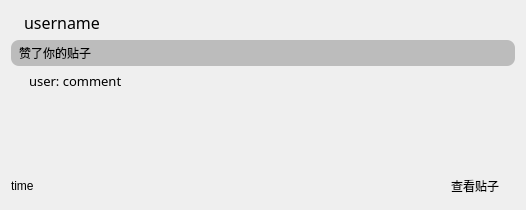
<?xml version="1.0" encoding="UTF-8"?>
<ui version="4.0">
 <class>Form</class>
 <widget class="QWidget" name="Form">
  <property name="geometry">
   <rect>
    <x>0</x>
    <y>0</y>
    <width>526</width>
    <height>210</height>
   </rect>
  </property>
  <property name="windowTitle">
   <string>点赞信息</string>
  </property>
  <property name="styleSheet">
   <string notr="true">QWidget{font-family: &quot;微软雅黑&quot;;}
</string>
  </property>
  <layout class="QGridLayout" name="gridLayout_2" rowstretch="0,1,0">
   <item row="0" column="0">
    <layout class="QHBoxLayout" name="horizontalLayout_3">
     <item>
      <widget class="QLabel" name="label_4">
       <property name="cursor">
        <cursorShape>PointingHandCursor</cursorShape>
       </property>
       <property name="text">
        <string/>
       </property>
       <property name="alignment">
        <set>Qt::AlignCenter</set>
       </property>
      </widget>
     </item>
     <item>
      <widget class="QLabel" name="label_3">
       <property name="font">
        <font>
         <family>微软雅黑</family>
         <pointsize>12</pointsize>
        </font>
       </property>
       <property name="cursor">
        <cursorShape>PointingHandCursor</cursorShape>
       </property>
       <property name="text">
        <string>username</string>
       </property>
      </widget>
     </item>
     <item>
      <spacer name="horizontalSpacer">
       <property name="orientation">
        <enum>Qt::Horizontal</enum>
       </property>
       <property name="sizeHint" stdset="0">
        <size>
         <width>40</width>
         <height>20</height>
        </size>
       </property>
      </spacer>
     </item>
    </layout>
   </item>
   <item row="1" column="0">
    <layout class="QGridLayout" name="gridLayout" rowstretch="0,1">
     <property name="horizontalSpacing">
      <number>30</number>
     </property>
     <item row="0" column="0" colspan="4">
      <widget class="QLabel" name="label_10">
       <property name="minimumSize">
        <size>
         <width>0</width>
         <height>0</height>
        </size>
       </property>
       <property name="maximumSize">
        <size>
         <width>16777215</width>
         <height>16777215</height>
        </size>
       </property>
       <property name="styleSheet">
        <string notr="true">QLabel{
	background-color: rgb(188, 188, 188);
	border-radius: 8px;
	padding-top: 4px;
    padding-right: 5px; 
    padding-bottom: 4px;
    padding-left: 5px;
}
</string>
       </property>
       <property name="text">
        <string>赞了你的贴子</string>
       </property>
       <property name="alignment">
        <set>Qt::AlignLeading|Qt::AlignLeft|Qt::AlignVCenter</set>
       </property>
      </widget>
     </item>
     <item row="1" column="0" colspan="4">
      <layout class="QHBoxLayout" name="horizontalLayout" stretch="0,1">
       <property name="spacing">
        <number>11</number>
       </property>
       <item>
        <widget class="QLabel" name="label_2">
         <property name="text">
          <string/>
         </property>
        </widget>
       </item>
       <item>
        <widget class="QLabel" name="label_6">
         <property name="font">
          <font>
           <family>微软雅黑</family>
           <pointsize>10</pointsize>
          </font>
         </property>
         <property name="text">
          <string>user: comment</string>
         </property>
         <property name="alignment">
          <set>Qt::AlignLeading|Qt::AlignLeft|Qt::AlignTop</set>
         </property>
         <property name="wordWrap">
          <bool>true</bool>
         </property>
         <property name="textInteractionFlags">
          <set>Qt::TextBrowserInteraction</set>
         </property>
        </widget>
       </item>
      </layout>
     </item>
    </layout>
   </item>
   <item row="2" column="0">
    <layout class="QHBoxLayout" name="horizontalLayout_2">
     <item>
      <widget class="QLabel" name="label">
       <property name="text">
        <string>time</string>
       </property>
      </widget>
     </item>
     <item>
      <spacer name="horizontalSpacer_2">
       <property name="orientation">
        <enum>Qt::Horizontal</enum>
       </property>
       <property name="sizeHint" stdset="0">
        <size>
         <width>40</width>
         <height>20</height>
        </size>
       </property>
      </spacer>
     </item>
     <item>
      <widget class="QPushButton" name="pushButton">
       <property name="text">
        <string>查看贴子</string>
       </property>
       <property name="flat">
        <bool>true</bool>
       </property>
      </widget>
     </item>
    </layout>
   </item>
  </layout>
 </widget>
 <resources/>
 <connections/>
</ui>
